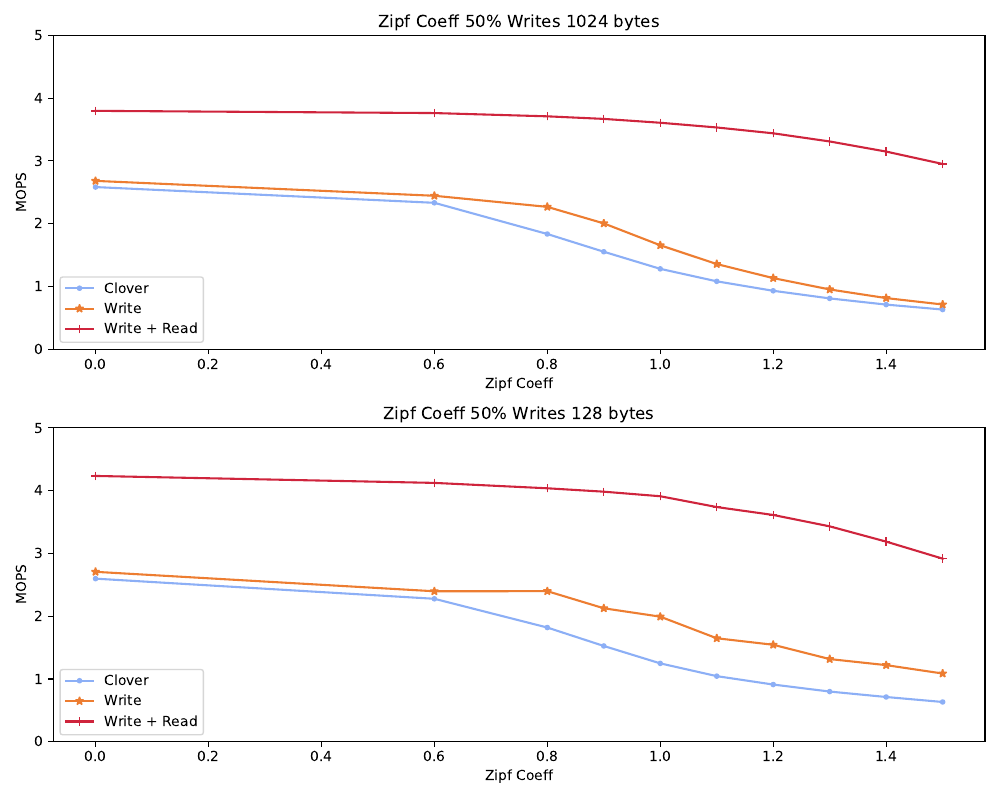

Source code (Python):
import matplotlib
import matplotlib.pyplot as plt
from statistics import mean
import numpy as np

fig, (ax1, ax2) = plt.subplots(2,1, figsize=(10,8))
labels=[0.00, 0.60, 0.80, 0.90, 1.00, 1.10, 1.20, 1.30, 1.40, 1.50]


cns_label='CAS -> Write'
qp_mapping_label='QP mapping'
read_write_steering_label='Write + Read'
write_steering_label='Write'
default_clover_label='Clover'

cns_marker='x'
qp_mapping_marker='s'
read_write_steering_marker='+'
write_steering_marker="*"
default_clover_marker='.'

cns_color='#00702eff'                     #indigo
qp_mapping_color='#9470b9ff'              #ruby
read_write_steering_color='#cf243cff'     #alice
write_steering_color='#ed7d31ff'          #kelly
default_clover_color='#8caff6ff'          #Coral 


def div_mil (list):
    return [val /1000000.0 for val in list]

def static_plot_attributes(ax,read_write_steering,write_steering, clover_with_buffering):
    #convert to KOPS/s 
    read_write_steering=div_mil(read_write_steering)
    write_steering=div_mil(write_steering)
    clover_with_buffering=div_mil(clover_with_buffering)

    #plot
    ax.plot(labels[:len(clover_with_buffering)],clover_with_buffering,label=default_clover_label,marker=default_clover_marker, color=default_clover_color)
    ax.plot(labels[:len(write_steering)],write_steering,label=write_steering_label,marker=write_steering_marker,color=write_steering_color)
    ax.plot(labels[:len(read_write_steering)],read_write_steering,label=read_write_steering_label, marker=read_write_steering_marker, color=read_write_steering_color)



    ax.legend(loc='lower left', ncol=1)
    ax.set_xlabel('Zipf Coeff')
    ax.set_ylim(bottom=0, top=5)


figure_name='zipf_coeff'

#[186907,362862,678406,1135524,1753723,2058595,2138879]





####################### 1024 YCSB A
clover_with_buffering_A_1024=[2583011,2332167,1835258,1552706,1280321,1081449,930896,809385,710825,631861,]
write_steering_A_1024       = [2681447,2444335,2267648,2004352,1656089,1356620,1132836,952161,814560,712372,]
read_write_steering_A_1024  = [3797010,3761832,3709804,3668844,3607512,3532414,3439236,3309403,3148357,2951064,]
static_plot_attributes(ax1,read_write_steering_A_1024,write_steering_A_1024,clover_with_buffering_A_1024)

ax1.set_title('Zipf Coeff 50% Writes 1024 bytes')
ax1.set_ylabel('MOPS')

####################### 128 YCSB A
clover_with_buffering_A_128=[2597568,2276844,1818916,1525250,1247858,1044692,910730,799066,712420,632900,]
write_steering_A_128       = [2706328,2396735,2398005,2125747,1992119,1647973,1544402,1316489,1219969,1086440,]
read_write_steering_A_128  = [4233677,4122829,4036986,3982922,3910302,3738081,3611958,3430678,3187445,2916099,]
static_plot_attributes(ax2,read_write_steering_A_128,write_steering_A_128,clover_with_buffering_A_128)

ax2.set_title('Zipf Coeff 50% Writes 128 bytes')
ax2.set_ylabel('MOPS')
#ax1.set_ylim(top=350)



plt.tight_layout()
#ax1.tight_layout()
plt.savefig(figure_name+'.pdf')
plt.savefig(figure_name+'.png')
#plt.show()